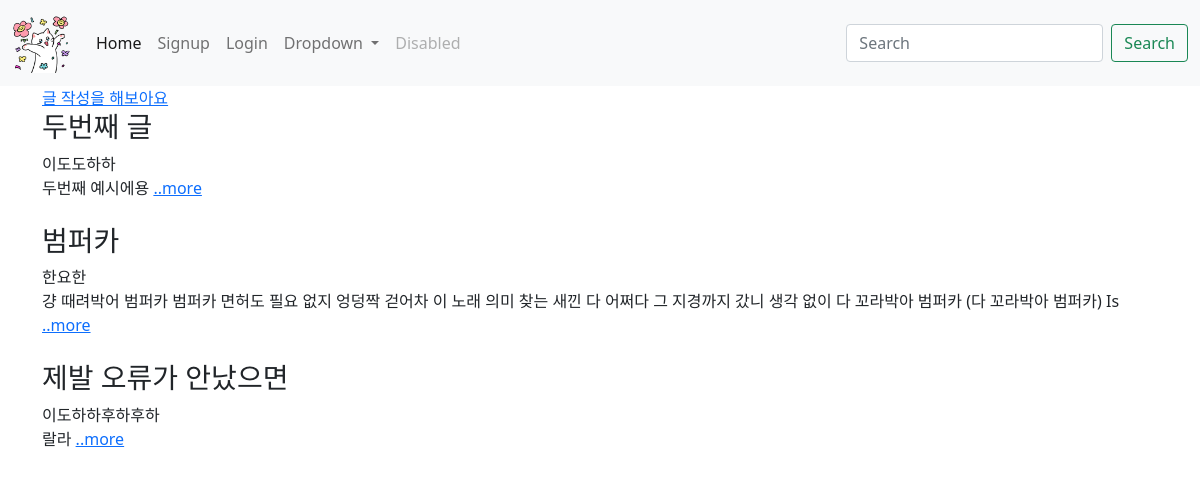
Before: / with the older database file.
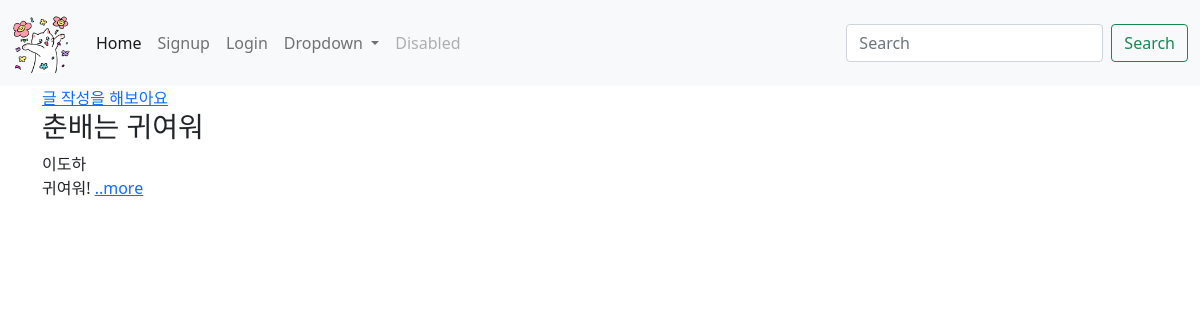
After: the same page with the newer database file.
### main/models.py (models this page shows, shortened)
class Blog(models.Model):
    title = models.CharField(max_length=200)
    writer = models.CharField(max_length=100)
    pub_date = models.DateTimeField()
    body = models.TextField()
    image = models.ImageField(upload_to = "main/", blank=True, null=True)
    def summary(self):
        return self.body[:100]

### main/views.py (the view)
# urls.py: path('', home, name="home"),
def home(request):
    blogs = Blog.objects.all()
    return render(request, 'home.html', {'blogs':blogs})

### main/templates/home.html (shortened to what this page needs)
{% extends 'base.html' %}
{% block content %}
    <div>
        <a href="{% url 'new' %}">글 작성을 해보아요</a>
    </div>
    {% for blog in blogs %}
    <div>
        <h3>{{blog.title}}</h3>
        {{blog.writer}}
        <br>
        {{blog.summary}}  <a href = "{%url 'detail' blog.id%}">..more</a>
        <br><br>
    </div>
    {% endfor %}
{% endblock %}

### myproject/templates/base.html (shortened to what this page needs)
<!DOCTYPE html>
<html lang="en">
<head>
    <link href="https://cdn.jsdelivr.net/npm/bootstrap@5.0.2/dist/css/bootstrap.min.css" rel="stylesheet">
</head>
<body>
    {% load static %}
    <nav class="navbar navbar-expand-lg navbar-light bg-light">
        <div class="container-fluid">
          <a class="navbar-brand" href="#"><img src="{% static '춘배!.png' %}" alt="" width="60" height="60"></a>
          <div class="collapse navbar-collapse" id="navbarSupportedContent">
            <ul class="navbar-nav me-auto mb-2 mb-lg-0">
              <li class="nav-item">
                <a class="nav-link active" aria-current="page" href="#">Home</a>
              </li>
              {% if not user.is_authenticated %}
                  <li class="nav-item">
                    <a class="nav-link" href="{% url 'signup' %}">Signup</a>
                  </li>
                  <li class="nav-item">
                    <a class="nav-link" href="{% url 'login' %}">Login</a>
                  </li>
              {% endif %}
              <li class="nav-item dropdown">
                <a class="nav-link dropdown-toggle" href="#" id="navbarDropdown" role="button" data-bs-toggle="dropdown" aria-expanded="false">
                  Dropdown
                </a>
              </li>
              <li class="nav-item">
                <a class="nav-link disabled" href="#" tabindex="-1" aria-disabled="true">Disabled</a>
              </li>
            </ul>
            <form class="d-flex">
              <input class="form-control me-2" type="search" placeholder="Search" aria-label="Search">
              <button class="btn btn-outline-success" type="submit">Search</button>
            </form>
          </div>
        </div>
        </nav>
        <div class="container">
            {% block content %}
            {% endblock %}
        </div>
    </body>
</html>

Changed rows visible on the page:
removed Blog: title "두번째 글", writer "이도도하하", summary "두번째 예시에용"
removed Blog: title "범퍼카", writer "한요한", summary "걍 때려박어 범퍼카 범퍼카 면허도 필요 없지 엉덩짝 걷어차 이 노래 의미 찾는 새낀 다 어쩌다 그 지경까지 갔니 생각 없이 다 꼬라박아 범퍼카 (다 꼬라박아 범퍼카) Is"
removed Blog: title "제발 오류가 안났으면", writer "이도하하후하후하", summary "랄라"
added Blog: title "춘배는 귀여워", writer "이도하", summary "귀여워!"
